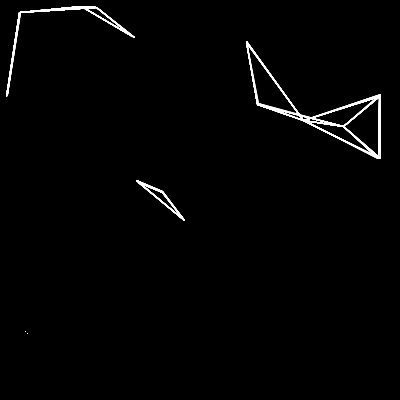
Frame 1 (no input)
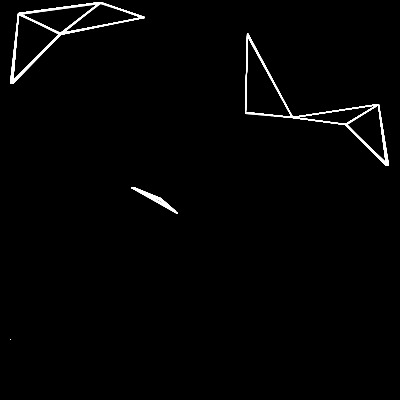
Frame 60 (the mouse pressed at the canvas centre just before this capture)
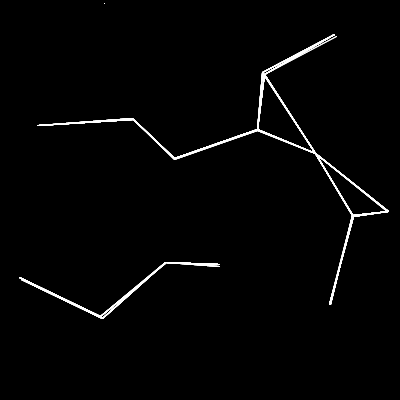
Frame 120 (the mouse held since frame 60 and released just before this capture)

The Processing sketch that drew these frames (run headless with seeded random() and noise(); from frame 60 on, the mouse is pressed at the canvas centre):

// Processing sketch: processing_57556
// ── processing_57556.pde

int x[] = new int[15];
int y[] = new int[15];

void setup(){
size(400,400);
stroke(255);
for(int f=0;f<15;f++){
  x[f] = int(random(400));
  y[f] = int(random(400));
}

  
}

void draw(){
   background(0);
  for(int f=0; f<15; f+=1){
    point(x[f],y[f]);
   for(int i=0; i<15; i+=1){
     for(int c=0;c<15; c+=1){
    if(sqrt(pow(x[i]-x[c],2)+pow(y[i]-y[c],2))<100){
      line(x[i],y[i],x[c],y[c]);
     }
   }
}
x[f]+=int(random(-3,3));
y[f]+=int(random(-3,3));
if(2>x[f]){
x[f]++;}if(2>y[f]){
y[f]++;}

if(398<x[f]){
x[f]--;}if(398<y[f]){
y[f]--;}
  } 
}

void mousePressed(){
  for(int f=0;f<15;f++){
  x[f] = int(random(400));
  y[f] = int(random(400));
  }}
